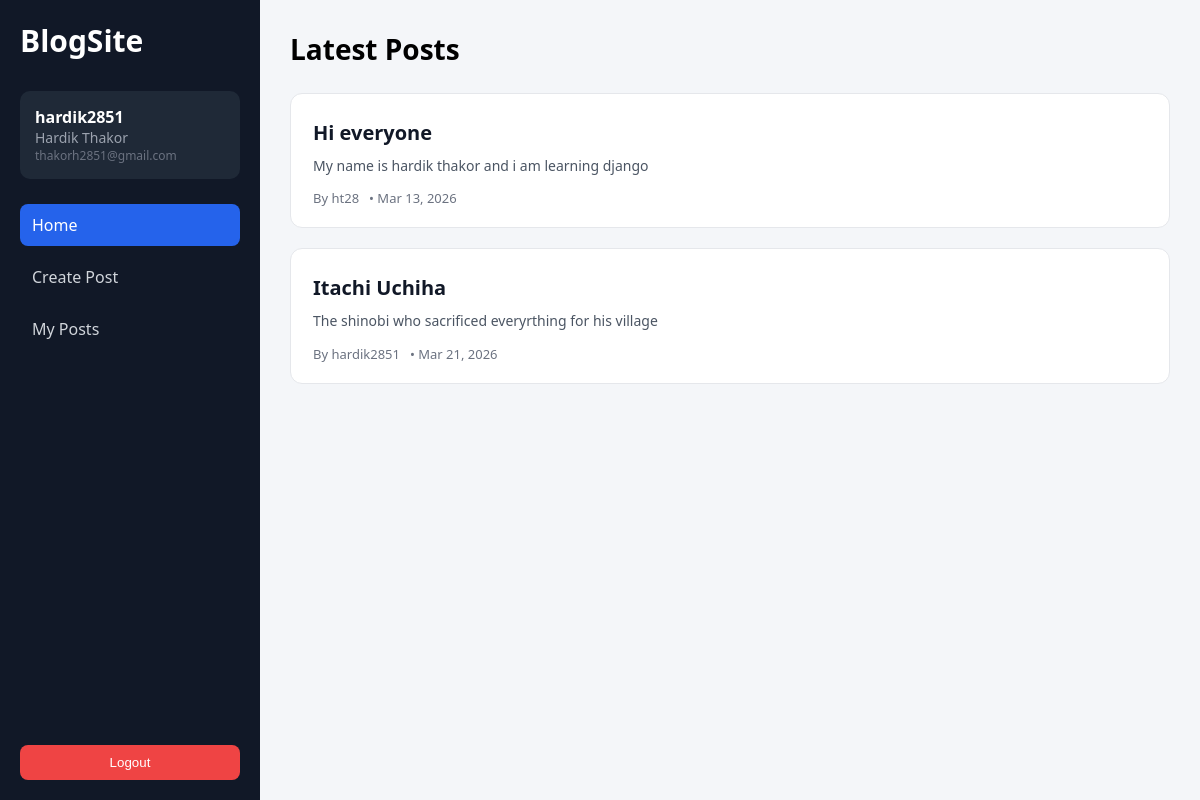
The page /blogs/ (signed in) on the database as committed earlier.
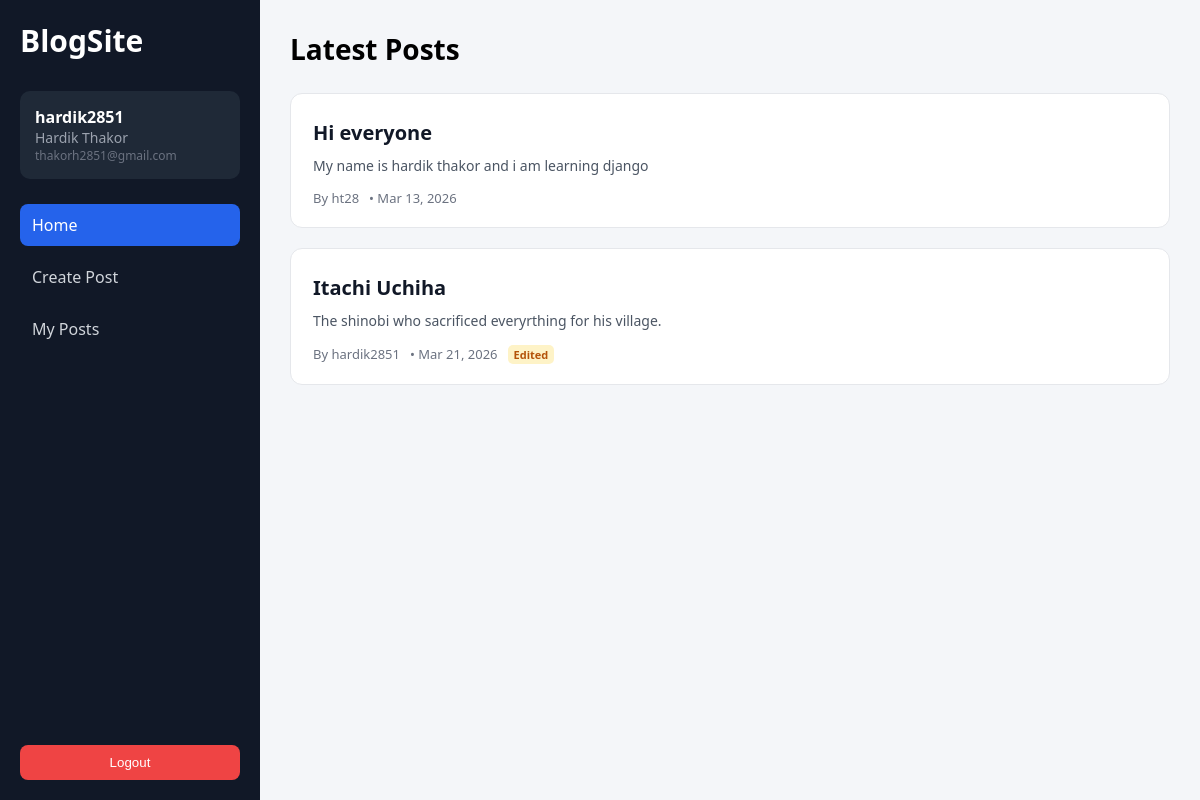
The same page on the database as committed later.
### blogs/models.py (models this page shows, shortened)
class Post(models.Model):
    title = models.CharField(max_length=200)
    maincontent = models.TextField()
    author = models.ForeignKey(
        settings.AUTH_USER_MODEL,
        on_delete=models.CASCADE,
        related_name="posts"
    )
    datecreated = models.DateTimeField(auto_now_add=True)
    dateedited = models.DateTimeField(auto_now=True)
    image = CloudinaryField('image', blank=True, null=True)

### users/models.py (models this page shows)
class User(AbstractUser):
    email = models.EmailField(unique=True)
    def __str__(self):
        return self.username

### blogs/views.py (the view)
# urls.py: 2. Add a URL to urlpatterns:  path('', views.home, name='home')
@login_required
def home(request):
    posts = Post.objects.all()
    return render(request,'blogs/home.html', {'posts': posts})

### blogs/templates/blogs/home.html (shortened to what this page needs)
{% extends "base.html" %}
{% load static %}
{% block extra_css %}
<link rel="stylesheet" href="{% static 'css/blogs/home.css' %}">
{% endblock %}
{% block content %}
<section class="blog-wrapper">
    <h1 class="page-title">Latest Posts</h1>
    <div class="posts-container">
        {% for post in posts %}
        <article class="post-card" data-url="{% url 'blogs:postdetail' post.id %}">
            <div class="post-content">
                <h2 class="post-heading">
                    <a class="post-title" href="{% url 'blogs:postdetail' post.id %}">
                        {{ post.title }}
                    </a>
                </h2>
                <p class="post-preview">
                    {{ post.maincontent|truncatewords:15 }}
                </p>
                <div class="post-meta">
                    <span>By {{ post.author }}</span>
                    <span>• {{ post.datecreated|date:"M d, Y" }}</span>
                    {% if post.dateedited != post.datecreated %}
                        <span class="edited-tag">Edited</span>
                    {% endif %}
                </div>
            </div>
        </article>
        {% empty %}
        <p class="empty-state">No posts available yet.</p>
        {% endfor %}
    </div>
</section>
{% endblock %}

Rows that differ between the two databases and show on the page:
changed Post "Itachi Uchiha": maincontent "The shinobi who sacrificed everyrthing for his village" → "The shinobi who sacrificed everyrthing for his village."; now shows "Edited"
